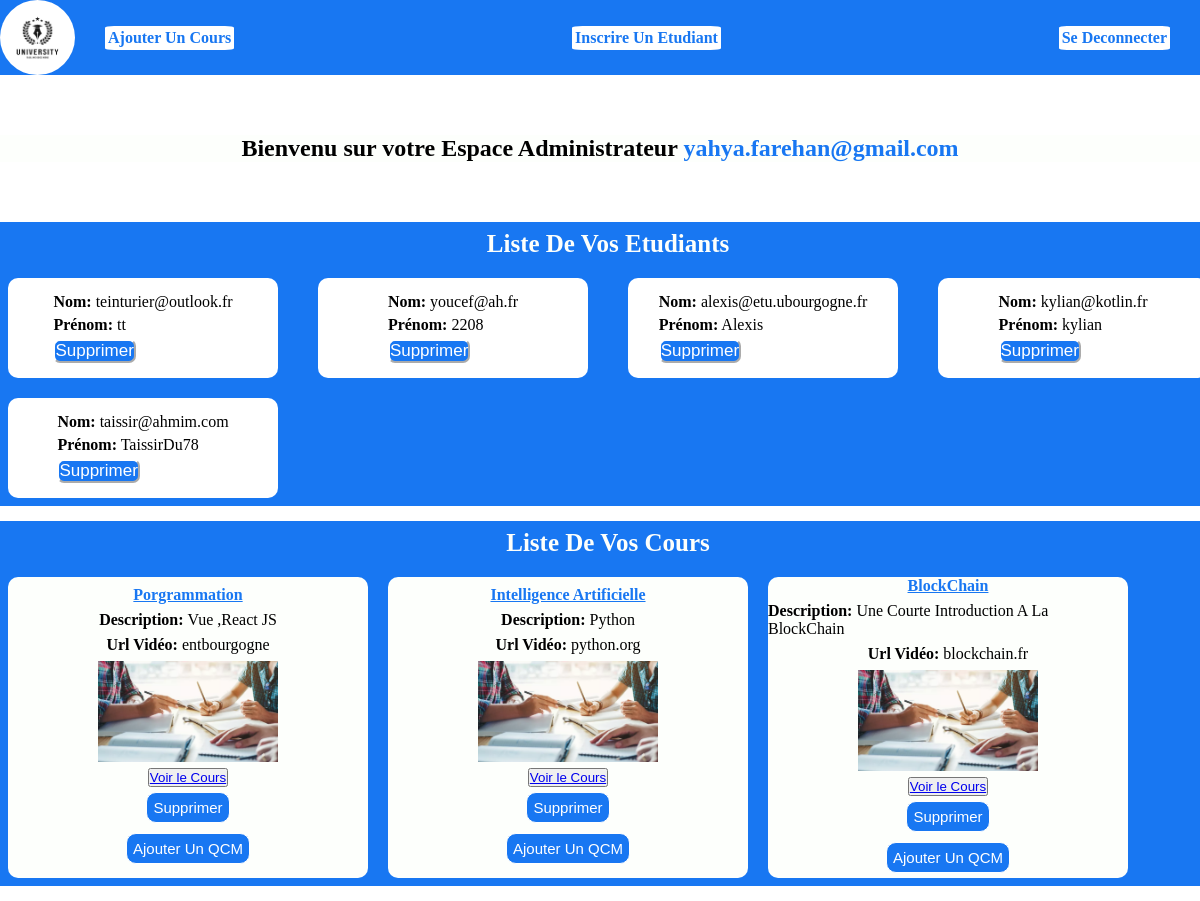
The app's page /Vue/welcome_admin.php (signed in) with its own data.
### tables this page shows
CREATE TABLE IF NOT EXISTS `etudiant_prof` (
  `id_etudiant` int NOT NULL,
  `id_prof` int NOT NULL,
  KEY `id_etudiant` (`id_etudiant`),
  KEY `id_prof` (`id_prof`)
);

CREATE TABLE IF NOT EXISTS `users` (
  `id` int NOT NULL AUTO_INCREMENT,
  `email` varchar(100) NOT NULL,
  `password` varchar(100) NOT NULL,
  `role` varchar(100) NOT NULL,
  PRIMARY KEY (`id`)
);

CREATE TABLE IF NOT EXISTS `cours_prof` (
  `id_cours` int NOT NULL,
  `id_prof` int NOT NULL,
  KEY `id_cours` (`id_cours`),
  KEY `id_prof` (`id_prof`)
);

CREATE TABLE IF NOT EXISTS `cours` (
  `id` int NOT NULL AUTO_INCREMENT,
  `titre` varchar(100) NOT NULL,
  `description` varchar(100) NOT NULL,
  `chemin` varchar(100) NOT NULL,
  `url` varchar(100) NOT NULL,
  PRIMARY KEY (`id`)
);

### Controleur/Get_Student_Controller.php (called while the page is built, shortened)
<?php
require_once '../Model/UserModel.php';
class GetAllController {
    protected $userModel;
    public function __construct() {
        $this->userModel = new UserModel();
    }
    public function getMyStudents($id) {
        $students = $this->userModel->getMyStudentsFromDatabase($id);
        include '../Vue/manage_student.php';
    }
}
?>

### Model/connexion_bdd.php (called while the page is built, shortened)
<?php
require_once 'conf.php';
class Connexion {
    protected static $db;
    public static function init() {
        try {
            $dsn = "mysql:host=" . Conf::getHostname() . ";dbname=" . Conf::getDatabase();
            self::$db = new PDO($dsn, Conf::getLogin(), Conf::getPassword());
            self::$db->setAttribute(PDO::ATTR_ERRMODE, PDO::ERRMODE_EXCEPTION);
        } catch (PDOException $e) {
            die("Erreur de connexion à la base de données : " . $e->getMessage());
        }
    }
    public static function getDb() {
        return self::$db;
    }
}
?>

### Model/UserModel.php (called while the page is built, shortened)
<?php
require_once 'connexion_bdd.php';
class UserModel {
    public function getMyStudentsFromDatabase($id) {
        $sql = "SELECT *
        FROM users
        INNER JOIN etudiant_prof ON users.id = etudiant_prof.id_etudiant
        WHERE etudiant_prof.id_prof = :id_prof";
         $stmt = Connexion::getDb()->prepare($sql);
         $stmt->bindParam(':id_prof', $id, PDO::PARAM_INT);
         $stmt->execute();
         $resultats = $stmt->fetchAll(PDO::FETCH_ASSOC);
     return $resultats;
    }
}
?>

### Controleur/CoursController.php (called while the page is built, shortened)
<?php
require_once(__DIR__ . '/../Model/CoursModel.php');
require_once(__DIR__ . '/../Model/UserModel.php');
class CoursController {
    protected $coursModel;
    public function __construct() {
        $this->coursModel = new CoursModel();
    }
    public function RetriveCoursForAdmin($id=null){
        $cours = $this->coursModel->GetCourOfThisTeacher($id);
        include '../Vue/cours_admin.php';
    }
}
?>

### Model/conf.php (called while the page is built)
<?php
class Conf {
    private static $hostname = "db";
    private static $login = "php_docker";
    private static $password = "pass";
    private static $database = "php_docker";
    public static function getLogin() {
        return self::$login;
    }
    public static function getHostname() {
        return self::$hostname;
    }
    public static function getPassword() {
        return self::$password;
    }
    public static function getDatabase() {
        return self::$database;
    }
}
?>

### Model/CoursModel.php (called while the page is built, shortened)
<?php
    require_once 'connexion_bdd.php';
class CoursModel {
    public function __construct() {
        $this->GetAllCoursFromDatabase();
    }
    public function GetAllCoursFromDatabase(){
        $query = Connexion::getDb()->query("SELECT * FROM cours");
        $cours= $query->fetchAll(PDO::FETCH_ASSOC);
        return $cours;
    }
    public function GetCourOfThisTeacher($id){
        $sql = "SELECT *
        FROM cours
        INNER JOIN cours_prof ON cours.id = cours_prof.id_cours
        WHERE cours_prof.id_prof = :id_prof";
        $stmt = Connexion::getDb()->prepare($sql);
        $stmt->bindParam(':id_prof', $id, PDO::PARAM_INT);
        $stmt->execute();
        $resultats = $stmt->fetchAll(PDO::FETCH_ASSOC);
        return $resultats;
    }
}
?>

### Vue/manage_student.php (the view, shortened to what this page needs)
<?php foreach ($students as $student): ?>
    <div class="student">
        <form action="" method="post">
            <p> <span>Nom:</span> <?= $student['email'] ?></p>
            <p> <span>Prénom:</span> <?= $student['password'] ?></p>
            <button type="submit" name="delete">Supprimer</button>
        </form>
    </div>
<?php endforeach; ?>

### Vue/welcome_admin.php (shortened to what this page needs)
<?php session_start();
require_once "../Controleur/Get_Student_Controller.php";
require_once "../Controleur/CoursController.php";
if (!isset($_SESSION['admin']) || $_SESSION['admin'] !== true) {
    header('Location: login.php');
    exit;
}
else{
$getAllController = new GetAllController();
$coursController=new CoursController();
$id=$_SESSION['id'];
}
 ?>
<!DOCTYPE html>
<html lang="en">
<head>
    <link rel="stylesheet" href="../style/style_admin.css">
</head>
<body>
<?php include "header.php" ?>
    <h2 class="welcome">Bienvenu sur votre Espace Administrateur <span> <?= $_SESSION['login'] ?> </span></h2>
    <div class="all">
        <h2>Liste De Vos Etudiants</h4>
        <div class="all-students">
        <?php $getAllController->getMyStudents($id); ?>
        </div>
    </div>
   <div class="all">
        <h2>Liste De Vos Cours</h4>
        <div class="all-courses">
        <?php
        $coursController->RetriveCoursForAdmin($id); ?>
        </div>
    </div>
</body>
</html>

### Vue/header.php
<div class="header">
        <img src="../img/logo_univ.avif" alt="">
    <nav>
            <ul>
                <?php if($_SESSION['admin']==false): ?>
                    <li><a href="forum.php">Forum Etudiant</a></li>
                    <li><a href="../Controleur/Deconnexion_account.php">Déconnexion</a></li>
                    <?php if (isset($_GET['id_prof']) &&isset($_GET['id_student'])) : ?>
                        <li><a href="../Vue/welcome.php">Retour Aux Modules</a></li>
                    <?php endif; ?>
                <?php elseif($_SESSION['admin']==true) : ?>
                    <li><a href="addcours.php">Ajouter Un Cours </a></li>
                    <li><a href="inscription.php">Inscrire Un Etudiant</a></li>
                    <li><a href="../Controleur/Deconnexion_account.php">Se Deconnecter</a></li>
                <?php endif ; ?>
            </ul>
        </nav>
    </div>

### Vue/cours_admin.php (shortened to what this page needs)
<?php foreach ($cours as  $cour): ?>
    <div class="cours ">
        <h4> <?= $cour['titre'] ?></h4>
        <p> <span>Description: </span><?= $cour['description'] ?></p>
        <p> <span>Url Vidéo: </span> <?= $cour['url'] ?></p>
        <img src="../img/cours_default_image.webp" alt="" srcset="" class="image_cours">
        <button><a href="<?= $cour['chemin'] ?>" target="_blank">Voir le Cours</a></button>
        <form action="" method="post">
        <button type="submit" name="btn-delete" >Supprimer</button>
        <button type="submit" name="btn-add-qcm" >Ajouter Un QCM </button>
        </form>
    </div>
<?php endforeach; ?>

### style/style_admin.css (style rules this page uses)
* { margin:0; padding:0; }
nav { width: 100%; background-color: #1877f2;; }
ul li a { text-decoration:none; font-weight: bold; color:white; }
ul { background-color:#1877f2; display:flex; list-style-type: none; justify-content: space-between; }
.student { background-color: white; padding: 15px; display:flex; justify-content: center; flex-direction: column; align-items: center; border-radius: 10px; width: 20%; }
.student form p span { font-weight: bold; }
.student form p { margin-bottom: 5px; }
.student form button { background-color: #1877f2; color: white; font-size: 17px; border-color: white; border-radius: 7px; cursor: pointer; margin: auto; }
.all-students { display:flex; gap:20px; justify-content: space-between ; flex-wrap: wrap; }
.welcome { margin-top: 5%; margin-bottom: 5%; text-align: center; background-color: #FDFFFC; }
.welcome span { color:#1877f2; }
.cours img { width: 50%; }
.all { padding: 8px 8px; width: 100%; display:block; flex-wrap: wrap; background-color: #1877f2; justify-content: center; align-items: center; margin-top: 15px; margin-bottom: 15px; }
.all h2 { color: #FDFFFC; text-align: center; margin-bottom: 20px; font-size: 25px; }
.cours { display:flex; flex-direction: column; width: 30%; background-color: #FDFFFC; border-radius: 10px; justify-content: center; align-items: center; }
.cours h4 { text-decoration: underline; color: #1877f2; margin-bottom: 7px; }
.cours p { margin-bottom: 7px; }
.cours span { font-weight: bold; }
.cours form { display: flex; flex-direction: column; justify-content: center; align-items: center; }
.cours img { margin-bottom: 6px; }
.cours form button { font-size: 15px; background-color: #1877f2; color: white; margin-top: 5px; margin-bottom: 5px; cursor: pointer; padding:6px; border:1px solid white; border-radius: 10px; }
.all-courses { gap:10px 20px; display:flex; flex-wrap: wrap; flex-direction: row; }
.header { background-color: #1877f2; display:flex; justify-content: space-between; align-items: center; }
.header nav { margin-right: 30px; margin-left: 20px; }
.header img { width: 75px; border-radius: 80%; }
.header nav ul li { margin-left: 10px; background-color: white; padding:3px; border-radius: 7%; }
.header nav ul { display: flex; list-style-type:none ; }
.header nav ul li a { color: #1877f2; text-decoration: none; }

### records on screen
etudiant_prof: id_etudiant.email "teinturier@outlook.fr", id_etudiant.password "tt"
etudiant_prof: id_etudiant.email "youcef@ah.fr", id_etudiant.password "2208"
etudiant_prof: id_etudiant.email "alexis@etu.ubourgogne.fr", id_etudiant.password "Alexis"
etudiant_prof: id_etudiant.email "kylian@kotlin.fr", id_etudiant.password "kylian"
etudiant_prof: id_etudiant.email "taissir@ahmim.com", id_etudiant.password "TaissirDu78"
cours_prof: id_cours.titre "Porgrammation", id_cours.description "Vue ,React JS", id_cours.url "entbourgogne"
cours_prof: id_cours.titre "Intelligence Artificielle", id_cours.description "Python", id_cours.url "python.org"
cours_prof: id_cours.titre "BlockChain", id_cours.description "Une Courte Introduction A La BlockChain", id_cours.url "blockchain.fr"

### other values on screen
$_SESSION['login'] "yahya.farehan@gmail.com"
